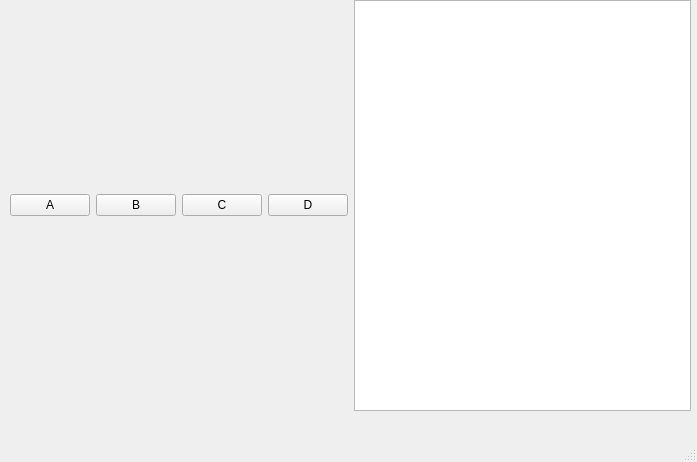
<?xml version="1.0" encoding="UTF-8"?>
<ui version="4.0">
 <class>MainWindow</class>
 <widget class="QMainWindow" name="MainWindow">
  <property name="geometry">
   <rect>
    <x>0</x>
    <y>0</y>
    <width>697</width>
    <height>462</height>
   </rect>
  </property>
  <property name="windowTitle">
   <string>MainWindow</string>
  </property>
  <property name="layoutDirection">
   <enum>Qt::LayoutDirection::LeftToRight</enum>
  </property>
  <widget class="QWidget" name="centralwidget">
   <widget class="QWidget" name="horizontalLayoutWidget">
    <property name="geometry">
     <rect>
      <x>10</x>
      <y>0</y>
      <width>681</width>
      <height>411</height>
     </rect>
    </property>
    <layout class="QHBoxLayout" name="horizontalLayout">
     <item>
      <widget class="QPushButton" name="pushButton_2">
       <property name="text">
        <string>A</string>
       </property>
      </widget>
     </item>
     <item>
      <widget class="QPushButton" name="pushButton">
       <property name="text">
        <string>B</string>
       </property>
      </widget>
     </item>
     <item>
      <widget class="QPushButton" name="pushButton_4">
       <property name="text">
        <string>C</string>
       </property>
      </widget>
     </item>
     <item>
      <widget class="QPushButton" name="pushButton_3">
       <property name="text">
        <string>D</string>
       </property>
      </widget>
     </item>
     <item>
      <widget class="QListView" name="listView"/>
     </item>
    </layout>
   </widget>
  </widget>
  <widget class="QMenuBar" name="menubar">
   <property name="geometry">
    <rect>
     <x>0</x>
     <y>0</y>
     <width>697</width>
     <height>33</height>
    </rect>
   </property>
  </widget>
  <widget class="QStatusBar" name="statusbar"/>
 </widget>
 <resources/>
 <connections/>
</ui>
